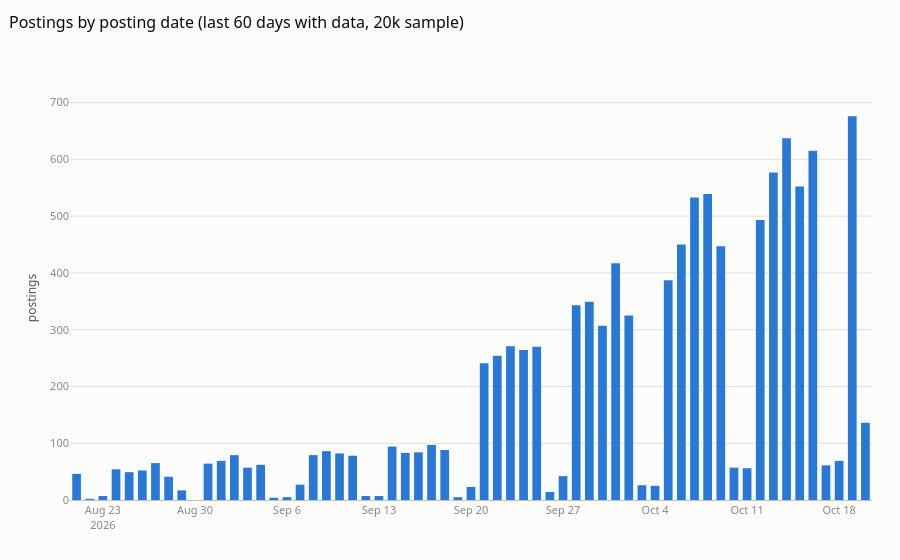

Notebook code cell kept with this figure:
### Code cell
smp["posted"] = live_jobs.parse_dates(smp["posted_at"]).dt.date   # ISO-8601 parser: the feed mixes full timestamps and date-only stamps
pdd = smp.dropna(subset=["posted"]).groupby("posted").size().reset_index(name="postings").tail(60)
if len(pdd):
    fig = px.bar(pdd, x="posted", y="postings", title="Postings by posting date (last 60 days with data, 20k sample)")
    fig.update_layout(xaxis_title="", yaxis_title="postings")
    viz.save_fig(fig, "eda04_posting_dates", "Posting dates in the sample: the snapshot contains postings that are still open, so dates spread over several months with a recent peak.")
    fig.show()

### Figure 1 — Plotly figure (JSON) as saved in the notebook; plotly's stock layout.template omitted (floating-point values rounded to 4 significant figures)
{"data": [{"hovertemplate": "posted=%{x}<br>postings=%{y}<extra></extra>", "legendgroup": "", "marker": {"color": "#2a78d6", "pattern": {"shape": ""}}, "name": "", "orientation": "v", "showlegend": false, "textposition": "auto", "type": "bar", "x": ["2026-08-21", "2026-08-22", "2026-08-23", "2026-08-24", "2026-08-25", "2026-08-26", "2026-08-27", "2026-08-28", "2026-08-29", "2026-08-31", "2026-09-01", "2026-09-02", "2026-09-03", "2026-09-04", "2026-09-05", "2026-09-06", "2026-09-07", "2026-09-08", "2026-09-09", "2026-09-10", "2026-09-11", "2026-09-12", "2026-09-13", "2026-09-14", "2026-09-15", "2026-09-16", "2026-09-17", "2026-09-18", "2026-09-19", "2026-09-20", "2026-09-21", "2026-09-22", "2026-09-23", "2026-09-24", "2026-09-25", "2026-09-26", "2026-09-27", "2026-09-28", "2026-09-29", "2026-09-30", "2026-10-01", "2026-10-02", "2026-10-03", "2026-10-04", "2026-10-05", "2026-10-06", "2026-10-07", "2026-10-08", "2026-10-09", "2026-10-10", "2026-10-11", "2026-10-12", "2026-10-13", "2026-10-14", "2026-10-15", "2026-10-16", "2026-10-17", "2026-10-18", "2026-10-19", "2026-10-20"], "xaxis": "x", "y": [46, 2, 7, 54, 49, 52, 65, 41, 17, 64, 69, 79, 57, 62, 4, 5, 27, 79, 86, 82, 78, 7, 7, 94, 83, 84, 97, 88, 5, 23, 241, 254, 271, 264, 270, 14, 42, 343, 349, 307, 417, 325, 26, 25, 387, 450, 533, 539, 447, 57, 56, 493, 577, 637, 552, 615, 61, 69, 676, 136], "yaxis": "y"}], "layout": {"autosize": true, "barmode": "relative", "legend": {"tracegroupgap": 0}, "title": {"text": "Postings by posting date (last 60 days with data, 20k sample)"}, "xaxis": {"anchor": "y", "domain": [0.0, 1.0], "title": {"text": ""}}, "yaxis": {"anchor": "x", "domain": [0.0, 1.0], "title": {"text": "postings"}}}}
